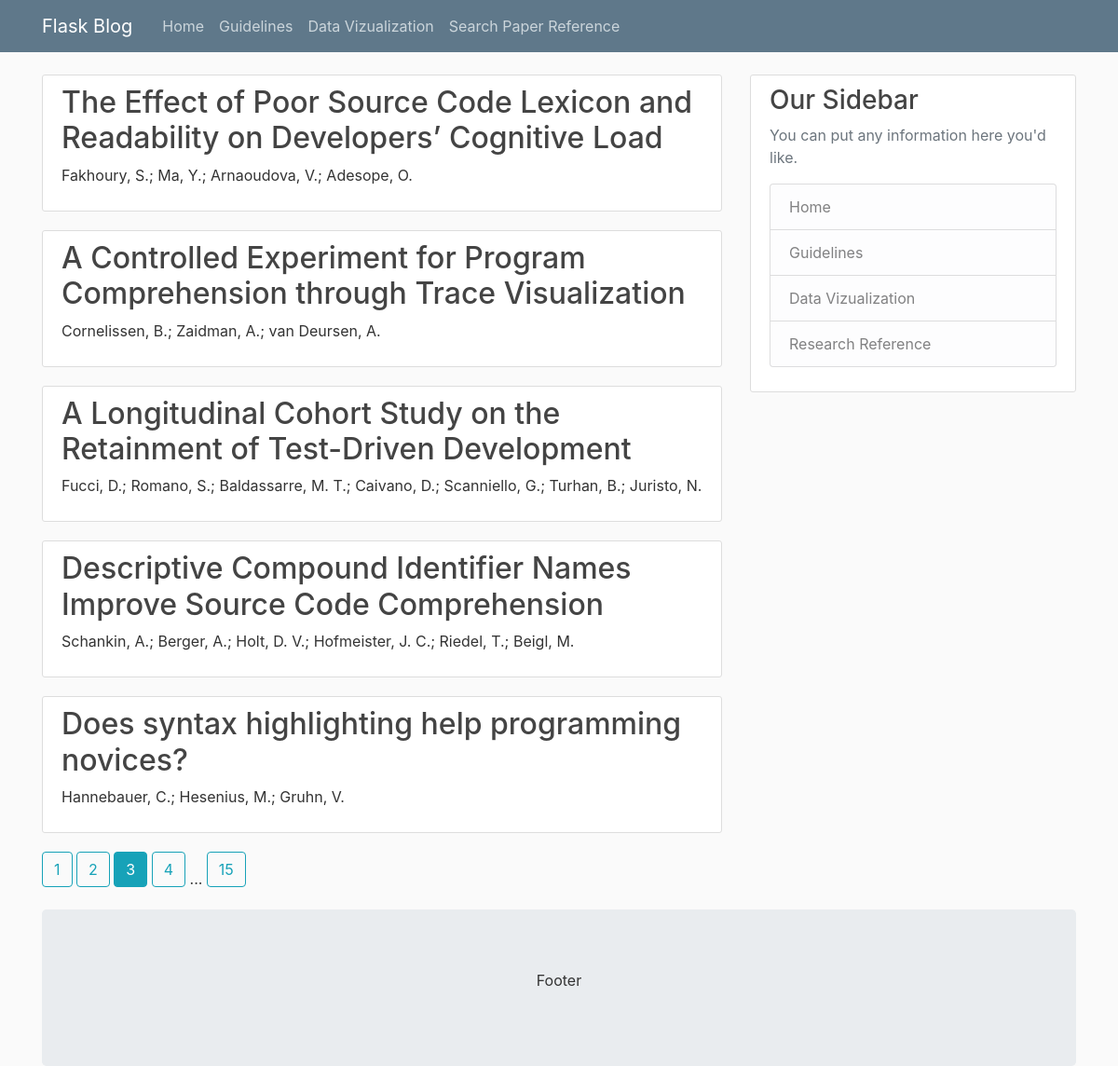
The app's page /search?page=3 with its own data.
### flaskblog/models.py (models this page shows)
class Publication(db.Model):
    pub_id = db.Column(db.Integer, primary_key=True)
    title = db.Column(db.String(200), nullable=False)
    year = db.Column(db.Integer, nullable=False)
    venue = db.Column(db.String(20), nullable=False)
    authors = db.Column(db.String(200), nullable=False)
    experiments = db.relationship("Experiment", backref="exp_pub", lazy=True)

### flaskblog/finder/routes.py (the view)
@finder.route("/search")
def search():
    page = request.args.get('page', 1, type=int)
    pubs = Publication.query.order_by(
        Publication.year.desc()).paginate(page=page, per_page=5)
    return render_template('research.html', pubs=pubs)

### flaskblog/templates/research.html
{% extends "layout.html" %}
{% block content %}
    {% for post in pubs.items %}
        <article class="media content-section">
          <div class="media-body">
            <h2><a class="article-title" href="{{ url_for('finder.details', pub_id=post.pub_id) }}">{{ post.title }}</a></h2>
            <p class="article-content">{{ post.authors }}</p>
          </div>
        </article>
    {% endfor %}
    {% for page_num in pubs.iter_pages(left_edge=1, right_edge=1, left_current=1, right_current=2) %}
      {% if page_num %}
        {% if pubs.page == page_num %}
          <a class="btn btn-info mb-4" href="{{ url_for('finder.search', page=page_num) }}">{{ page_num }}</a>
        {% else %}
          <a class="btn btn-outline-info mb-4" href="{{ url_for('finder.search', page=page_num) }}">{{ page_num }}</a>
        {% endif %}
      {% else %}
        ...
      {% endif %}
    {% endfor %}
{% endblock content %}

### flaskblog/static/main.css (style rules this page uses)
body { background: #fafafa; color: #333333; margin-top: 5rem; }
h1, h2, h3, h4, h5, h6 { color: #444444; }
.content-section { background: #ffffff; padding: 10px 20px; border: 1px solid #dddddd; border-radius: 3px; margin-bottom: 20px; }
.article-title { color: #444444; }
.article-content { white-space: pre-line; }

### records on screen
Publication: title "The Effect of Poor Source Code Lexicon and Readability on Developers’ Cognitive Load", authors "Fakhoury, S.; Ma, Y.; Arnaoudova, V.; Adesope, O."
Publication: title "A Controlled Experiment for Program Comprehension through Trace Visualization", authors "Cornelissen, B.; Zaidman, A.; van Deursen, A."
Publication: title "A Longitudinal Cohort Study on the Retainment of Test-Driven Development", authors "Fucci, D.; Romano, S.; Baldassarre, M. T.; Caivano, D.; Scanniello, G.; Turhan, B.; Juristo, N."
Publication: title "Descriptive Compound Identifier Names Improve Source Code Comprehension", authors "Schankin, A.; Berger, A.; Holt, D. V.; Hofmeister, J. C.; Riedel, T.; Beigl, M."
Publication: title "Does syntax highlighting help programming novices?", authors "Hannebauer, C.; Hesenius, M.; Gruhn, V."

### other values on screen
{{ page_num }} "1" "2" "4" "15"
{{ page_num }} "3"
